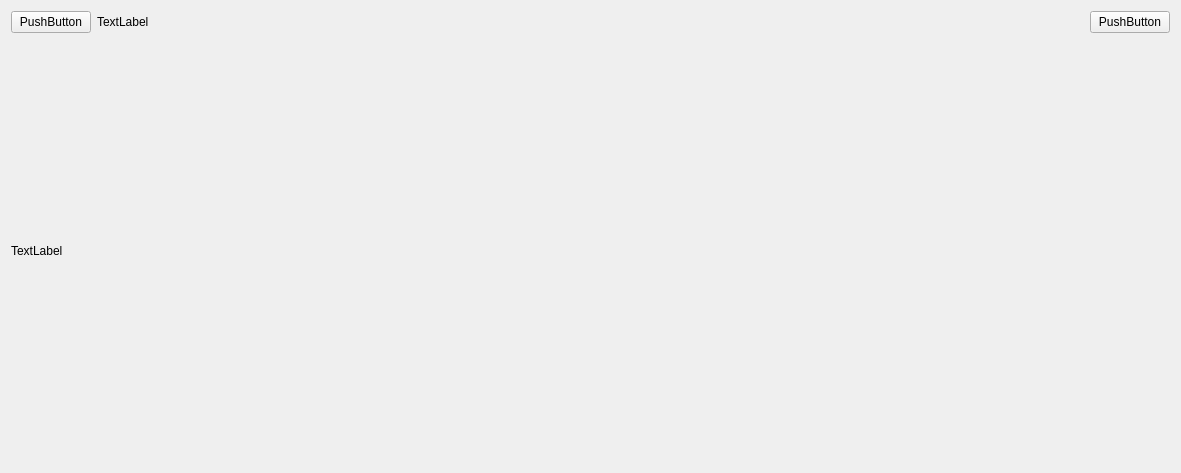
<?xml version="1.0" encoding="UTF-8"?>
<ui version="4.0">
 <class>LambdaDashboard</class>
 <widget class="QWidget" name="LambdaDashboard">
  <property name="geometry">
   <rect>
    <x>0</x>
    <y>0</y>
    <width>1181</width>
    <height>473</height>
   </rect>
  </property>
  <property name="windowTitle">
   <string>Lambda Dashboard</string>
  </property>
  <layout class="QVBoxLayout" name="verticalLayout">
   <item>
    <layout class="QHBoxLayout" name="horizontalLayout">
     <item>
      <widget class="QPushButton" name="backButton">
       <property name="text">
        <string>PushButton</string>
       </property>
      </widget>
     </item>
     <item>
      <widget class="QLabel" name="titleLabel">
       <property name="text">
        <string>TextLabel</string>
       </property>
      </widget>
     </item>
     <item>
      <spacer name="horizontalSpacer">
       <property name="orientation">
        <enum>Qt::Orientation::Horizontal</enum>
       </property>
       <property name="sizeHint" stdset="0">
        <size>
         <width>40</width>
         <height>20</height>
        </size>
       </property>
      </spacer>
     </item>
     <item>
      <widget class="QPushButton" name="refreshButton">
       <property name="text">
        <string>PushButton</string>
       </property>
      </widget>
     </item>
    </layout>
   </item>
   <item>
    <layout class="QGridLayout" name="gridLayout"/>
   </item>
   <item>
    <layout class="QHBoxLayout" name="horizontalLayout_2">
     <item>
      <widget class="QLabel" name="statusLabel">
       <property name="text">
        <string>TextLabel</string>
       </property>
      </widget>
     </item>
    </layout>
   </item>
  </layout>
 </widget>
 <resources/>
 <connections/>
</ui>
